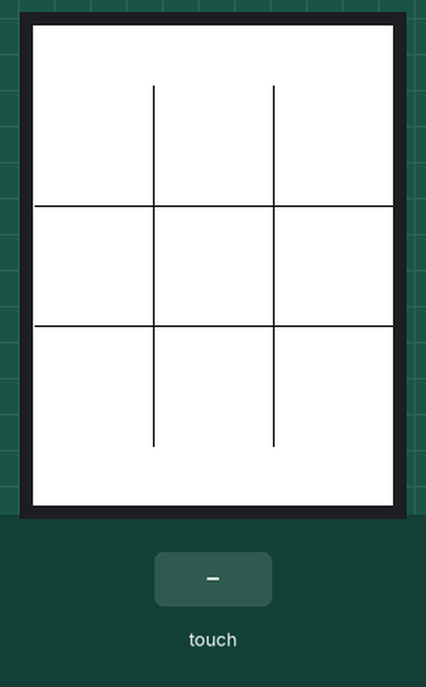
Bench run of a sketch on a simulated Arduino Uno, built with avr-gcc and run on an emulated ATmega328P. On the bench: 240×320 colour display. Inputs (shaded band) come from the test bench. What the sketch prints to the serial monitor is not drawn.

Above: at 1.4 s.
1.5 s: touch panel pressed at 13 % / 10 % of its raw x / y range
At 1.8 s:
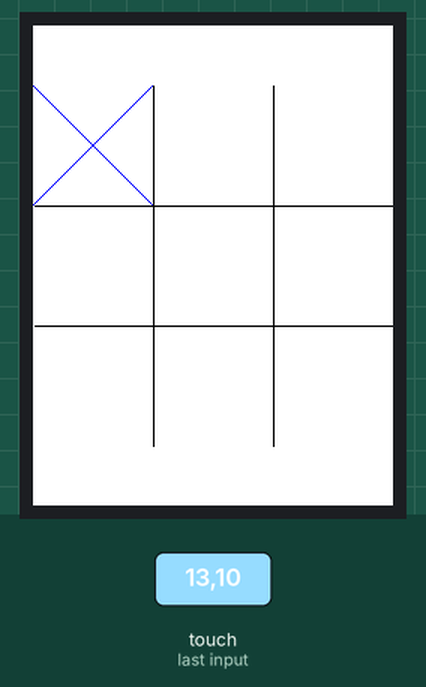
3.0 s: touch panel pressed at 38 % / 10 % of its raw x / y range
At 4.3 s:
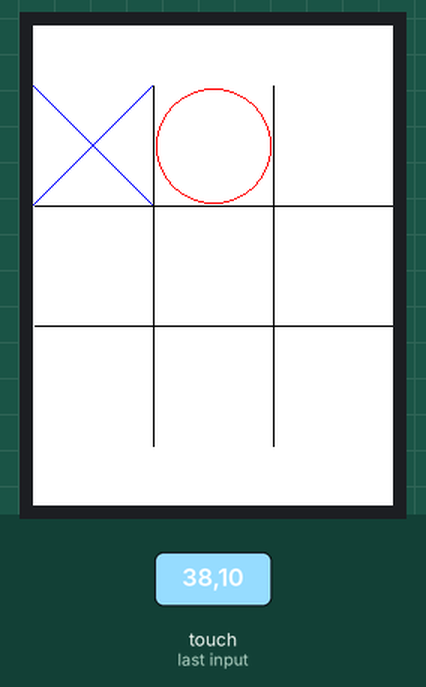
Timing chart, 0 to 6.0 s (numbered marks = the images above; inputs shaded):
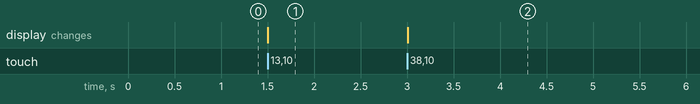

The sketch:

TTT_1.001.ino
```cpp
//Programmer: Andrew J Burgess
//version 0.002

#include <MCUFRIEND_kbv.h>
MCUFRIEND_kbv tft;      // hard-wired for UNO shields anyway
#include "TouchScreen.h"
#include "BoardTile.h"

//Human-readable names to common 16-bit color values:
#define BLACK     0x0000
#define BLUE      0x001F
#define RED       0xF800
#define GREEN     0x07E0
#define CYAN      0x07FF
#define MAGENTA   0xF81F
#define YELLOW    0xFFE0
#define WHITE     0xFFFF

//these three boardtile arrays are our gameboards
static BoardTile tictactoe[3][3];
//static BoardTile checkers[8][8];
//static BoardTile chess[8][8];

//------------------------------------------------------------------------------------------------------
//------------------------------------- TTT TERMINAL GAME -----------------------------------------------
//------------------------------------------------------------------------------------------------------

//This method takes in one bool argument; if true board is a 3x3(tictactoe), else board is 8x8(chess/checkers)
//method also checks for a winner
void print_board_to_terminal(bool ttt) {

  //these variables determine loop iteration size
  int x = 7;
  int y = 7;

  //these variables hold the player board total
  int p1 = 0;
  int p2 = 0;

  //assigning iteration size for nested loop
  if (ttt) {
    x = 2;
    y = 2;
  }

  //assigning values to board positions to check the win function
  //tictactoe[0][2].setPieceValue(1);
  //tictactoe[1][1].setPieceValue(1);
  //tictactoe[2][0].setPieceValue(1);

  //using a nested loop to print out the game board to the terminal
  for (int i = 0; i <= x; i++) {
    for (int j = 0; j <= y; j++) {

      int val = tictactoe[i][j].getPieceValue();

      //this if else statement finds player total value for the board
      if (val > 0) {
        p1 += val;
      }
      else if (val < 0)
      {
        p2 += val;
      }
      Serial.print(val);

    }
    //using an endle to index to the next line
    Serial.println();
  }
}

//check_ttt_winner simply adds up rows and columns, then checks for a total value of 3 or -3 to then call the
//declare winner function.
int win = -1;
void check_ttt_winner() {
  //declaring variables that will be used for winning value verification
  int x0 = 0;
  int x1 = 0;
  int x2 = 0;
  int y123 = 0;

  //using nested loop to check gameboard values
  for (int i = 0; i <= 2; i++) {
    for (int j = 0; j <= 2; j++) {
      //checking vertical values for game win
      if (j == 0) {
        x0 += tictactoe[i][j].getPieceValue();
        if (abs(x0) == 3) {
          win = 3;
        }
      }
      else if (j == 1) {
        x1 += tictactoe[i][j].getPieceValue();
        if (abs(x1) == 3) {
          Serial.print("x1: ");
          Serial.println(x1);
          win = 4;
        }
      }
      else if (j == 2) {
        x2 += tictactoe[i][j].getPieceValue();
        if (abs(x2) == 3) {
          win = 5;
        }
      }
      //checking horizontal values for a game win
      y123 += tictactoe[i][j].getPieceValue();
      if (y123 == 3) {
        Serial.println("player 1 wins!");
        win = i;
      }
      else if (y123 == -3) {
        Serial.println("player 2 wins!");
        win = i;
      }
//      Serial.println("x0-2:");
//      Serial.println(x0);
//      Serial.println(x1);
//      Serial.println(x2);
    }
    y123 = 0;
  }
  //checking x variables if there is a win for either player
  if (x0 == 3 || x1 == 3 || x2 == 3) {
    Serial.println("player 1 wins!");
  }
  else if (x0 == -3 || x1 == -3 || x2 == -3) {
    Serial.println("player 2 wins!");
    //win = true;
  }
  //resetting variables
  x0 = 0;
  x1 = 0;
  x2 = 0;

  //if there are no horizontal or vertical winners, I reset x0 and x1 to check for diagnal winners
  //first checks top left to bottom right
  x0 = tictactoe[0][0].getPieceValue() + tictactoe[1][1].getPieceValue() + tictactoe[2][2].getPieceValue();
  //second checks bottom left to top right
  x1 = tictactoe[0][2].getPieceValue() + tictactoe[1][1].getPieceValue() + tictactoe[2][0].getPieceValue();

  if (abs(x0) == 3) {
    win = 6;
  } else if (abs(x1) == 3) {
    win = 7;
  }

  //checking for if diagnals produce a win for either player
  if (x0 == 3 || x1 == 3) {
    Serial.println("player 1 wins!");
  }
  else if (x0 == -3 || x1 == -3) {
    Serial.println("player 2 wins!");
    //win = true;
  }
}


//ttt() method initializes the tictactoe gameboard
void init_ttt() {
  //using nested for loops to initialize empty gameboard with tictacktoe tile values.
  for (int x = 0; x <= 2; x++) {
    for (int y = 0; y <= 2; y++) {
      tictactoe[x][y] = BoardTile(79, 79, 1, x, y, 0);
    }
  }
  print_board_to_terminal(true);
  check_ttt_winner();

}

//---------------------------------------------------------------------------------------------------------
//-------------------------------- END OF TERMINAL GAME -----------------------------------------------------
//---------------------------------------------------------------------------------------------------------

//---------------------------------------------------------------------------------------------------------
//-------------------------------- USER INPUT PORTION OF GAME ---------------------------------------------
//---------------------------------------------------------------------------------------------------------

//global player variables counts number of turns to decipher whos turn it is and thus which value to assign to tile

int turns = 1;
int x = 0;
int y = 0;

//Returns true or false
boolean isOdd(int cntr) {
  int result = cntr % 2;
  if (result != 0) {
    return true;
  } else {
    return false;
  }
}

void draw_ttt_board() {
  //vertical lines
  tft.drawLine(80, 40, 80, 280, BLACK);
  tft.drawLine(160, 40, 160, 280, BLACK);
  //horizontal lines
  tft.drawLine(1, 120, 240, 120, BLACK);
  tft.drawLine(1, 200, 240, 200, BLACK);
}

//----- converting "raw" pixel data into 0-8 coordinates------
void convert_pixel_in(int xpos, int ypos) {
  //int coord, x, y;

  //assigning x value
  if (xpos >= 0 && xpos <= 79) {
    x = 0;
  } else if (xpos >= 81 && xpos <= 160) {
    x = 1;
  } else if (xpos >= 162 && xpos <= 240) {
    x = 2;
  }

  //assigning y value
  if (ypos >= 40 && ypos <= 119) {
    y = 0;
  } else if (ypos >= 121 && ypos <= 200) {
    y = 1;
  } else if (ypos >= 202 && ypos <= 281) {
    y = 2;
  }
  //return x, y;
  Serial.print("x: ");
  Serial.println(x);
  Serial.print("y: ");
  Serial.println(y);
}


//this function draws a circle at given x,y location
void draw_piece() {

  boolean player = false;
  int x_center = 0;
  int y_center = 0;
  int x1 = 0;
  int x2 = 0;
  int y1 = 0;
  int y2 = 0;

  player = isOdd(turns);

  if (player == true) {
    if (x == 0) {
      x_center = 40;
    } else if (x == 1) {
      x_center = 120;
    } else if (x == 2) {
      x_center = 200;
    }

    if (y == 0) {
      y_center = 80;
    } else if (y == 1) {
      y_center = 160;
    } else if (y == 2) {
      y_center = 240;
    }
    Serial.println(x);
    Serial.println(y);
    tft.drawCircle(x_center, y_center, 38, RED);
  } else {

    if (x == 0) {
      x1 = 0;
      x2 = 79;
    } else if (x == 1) {
      x1 = 81;
      x2 = 160;
    } else if (x == 2) {
      x1 = 162;
      x2 = 241;
    }
    if (y == 0) {
      y1 = 40;
      y2 = 119;
    } else if (y == 1) {
      y1 = 121;
      y2 = 200;
    } else if (y == 2) {
      y1 = 202;
      y2 = 281;
    }
    tft.drawLine(x1, y1, x2, y2, BLUE);
    tft.drawLine(x1, y2, x2, y1, BLUE);
  }
}

void display_end_screen(int player) {
  Serial.print(player);
  boolean lock = true;
  //tft.reset();
  if (turns == 9) {
    tft.fillScreen(GREEN);
  } else if (player == 1) {
    tft.fillScreen(BLUE);
  } else if (player == -1) {
    tft.fillScreen(RED);
  }
  while (lock == true) {

  }
}


//---------------------------------------------------------------------------------------------------------
//----------------------------- EVERYTHING YOU NEED FOR A TFT SCREEN --------------------------------------
//---------------------------------------------------------------------------------------------------------

//DECLARING VARIABLES FOR TOUCH SCREEN FUNCTIONALITY. You will need to run a screen calibration so that your
//touch screen can run the code.
char *name = "Please Calibrate."; //edit name of shield
const int16_t XP = 8, XM = A2, YP = A3, YM = 9; //240x320 ID=0x9341
const int16_t TS_LEFT = 133, TS_RT = 921, TS_TOP = 79, TS_BOT = 888;

TouchScreen ts = TouchScreen(XP, YP, XM, YM, 300);
TSPoint tp;

// max-min pressure are ADC values to verify that the screen has recieved user input
#define MINPRESSURE 200
#define MAXPRESSURE 1000

int16_t ID;
int8_t Orientation = 0; //PORTRAIT

//---------------------------------------------------------------------------------------------------------
//----------------------------- END OF TFT SCREEN ESSENTIALS ------- --------------------------------------
//---------------------------------------------------------------------------------------------------------

void setup() {
  // put your setup code here, to run once:
  Serial.begin(9600);
  uint16_t ID = tft.readID();
  Serial.print("found ID = 0x");
  Serial.println(ID, HEX);
  if (ID == 0xD3D3) ID = 0x9481; //force ID if write-only display
  tft.begin(ID);
  tft.setRotation(0);


  tft.fillScreen(WHITE);

  init_ttt();
  draw_ttt_board();
}

void loop() {
  // put your main code here, to run repeatedly:
  uint16_t xpos, ypos;    //screen coordinates
  tp = ts.getPoint();     //ts.x, tp.y are ADC values
  int16_t curBoardX, oldX, curBoardY, oldY;
  boolean screenPress = false;
  boolean p1 = false;
  int piece = -999;
  int player = 0;

  if (tp.z > MINPRESSURE && tp.z < MAXPRESSURE) {
    //switch statement gives proper orientation for touch sensor

    //without these two lines your arduino will white screen due to pull up
    // and down pins confusing the board.
    pinMode(YP, OUTPUT);
    pinMode(XM, OUTPUT);

    switch (Orientation) {
      case 0:
        xpos = map(tp.x, TS_LEFT, TS_RT, 0, tft.width());
        ypos = map(tp.y, TS_TOP, TS_BOT, 0, tft.height());
        break;
      case 1:
        xpos = map(tp.y, TS_TOP, TS_BOT, 0, tft.width());
        ypos = map(tp.x, TS_RT, TS_LEFT, 0, tft.height());
        break;

      case 2:
        xpos = map(tp.x, TS_RT, TS_LEFT, 0, tft.width());
        ypos = map(tp.y, TS_BOT, TS_TOP, 0, tft.height());
        break;
      case 3:
        xpos = map(tp.y, TS_BOT, TS_TOP, 0, tft.width());
        ypos = map(tp.x, TS_LEFT, TS_RT, 0, tft.height());
        break;

    }

    p1 = isOdd(turns);
    if (p1) {
      player = 1;
    } else {
      player = -1;
    }

    convert_pixel_in(xpos, ypos);
    //Serial.print("x: ");
    //Serial.println(x);
    //Serial.print("y: ");
    //Serial.println(x);

    piece = tictactoe[y][x].getPieceValue();

    if (piece == 0) {
      tictactoe[y][x].setPieceValue(player);
      print_board_to_terminal(true);
      check_ttt_winner();
      if(turns == 9){
        turns += 2;
      }else{
      turns += 1;
      }
      draw_piece();
    }
      if (turns == 10 || win >= 0) {
    Serial.print("turns: ");
    Serial.println(turns);
    Serial.print("win: ");
    Serial.println(win);
    Serial.print("end screen function called. player: ");
    Serial.println(player);
    display_end_screen(player);
  }

    //tft.fillCircle(xpos, ypos, 1, GREEN);

    delay(400);
  } else;

}
```

BoardTile.cpp
```cpp
#include "BoardTile.h"

//Creating a class constructor
BoardTile::BoardTile() {
	TileSizeX = 0;
	TileSizeY = 0;
	TileColor = 0;
	TileLocationX = 0;
	TileLocationY = 0;
	PieceValue = 0;
}

BoardTile::BoardTile(int tsx, int tsy, int tc, int tlx, int tly, int pv) {
	TileSizeX = tsx;
	TileSizeY = tsy;
	TileColor = tc;
	TileLocationX = tlx;
	TileLocationY = tly;
	PieceValue = pv;
}

BoardTile::~BoardTile() {

}

void BoardTile::setTileSizeXY(int X, int Y) {
	if (X >= 0 && Y >= 0) {
		TileSizeX = X;
		TileSizeY = Y;
	}
}
//setTileSize refers to pixel count in tile size
void BoardTile::setTileSizeX(int Tile_X) {
	if (Tile_X >= 0) {
		TileSizeX = Tile_X;
	}
	else {
		TileSizeX = 0;
	}
 }

void BoardTile::setTileSizeY(int Tile_Y) {
	if (Tile_Y >= 0) {
		TileSizeX = Tile_Y;
	}
	else {
		TileSizeY = 0;
	}
}

void BoardTile::setTileColor(int t_color) {
	if (TileColor >= 0) {
		TileColor = t_color;
	}
	else {
		TileColor = 0;
	}
}

//TileLocation refers to position of tile in the board array
void BoardTile::setTileLocation(int x, int y) {
	if (x >= 0 && y >= 0) {
		TileLocationX = x;
		TileLocationY = y;
	}
	else {
		TileLocationX = 0;
		TileLocationY = 0;
	}
}

void BoardTile::setTileLocationX(int x) {
	if (x >= 0) {
		TileLocationX = x;
	}
	else {
		TileLocationX = 0;
	}
}

void BoardTile::setTileLocationY(int y) {
	if (y >= 0) {
		TileLocationY = y;
	}
	else {
		TileLocationY = 0;
	}
}

//setPiecevalue assigns the type of piece thats associated with the tile
//i.e. for tictactoe a 1 is an x and an o is (-1)
void BoardTile::setPieceValue(int pVal) {
	if (pVal >= 0) {
		PieceValue = pVal;
	}
	else {
		PieceValue = pVal;
	}
}

int BoardTile::getTileSizeXY() {
	return TileSizeX, TileSizeY;
}

int BoardTile::getTileSizeX() {
	return TileSizeX;
}

int BoardTile::getTileSizeY() {
	return TileSizeY;
}

int BoardTile::getTileLocationXY() {
	return TileLocationX, TileLocationY;
}

int BoardTile::getTileLocationX() {
	return TileLocationX;
}

int BoardTile::getTileLocationY() {
	return TileLocationY;
}

int BoardTile::getTileColor() {
	return TileColor;
}

int BoardTile::getPieceValue() {
	return PieceValue;
}
```

BoardTile.h
```cpp
/*
* File: BoardTile.h
* Author: aBurgess
*
* Created: February 2nd, 2022
*/

#ifndef BOARDTILE_H
#define BOARDTILE
#endif // !BOARDTILE_H

class BoardTile
{
private:
	int TileSizeX;
	int TileSizeY;
	int TileColor;
	int TileLocationX;
	int TileLocationY;
	int PieceValue;

public:

	BoardTile();

	BoardTile(int, int, int, int, int, int);

	~BoardTile();

	//setters-----
	void setTileSizeXY(int, int);
	void setTileSizeY(int);
	void setTileSizeX(int);

	void setTileColor(int);

	void setTileLocation(int, int);
	void setTileLocationY(int);
	void setTileLocationX(int);

	void setPieceValue(int);

	//getters--
	int getTileSizeXY();
	int getTileSizeX();
	int getTileSizeY();

	int getTileLocationXY();
	int getTileLocationX();
	int getTileLocationY();

	int getTileColor();
	int getPieceValue();
};
```

Measured:
- after the input at 1.5 s, the display: changes at once (image 1)
- after the input at 3.0 s, the display: changes at once (image 2)
